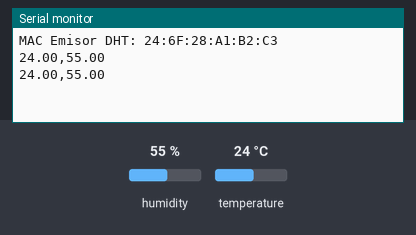
A sketch run on a simulated ESP32. Parts: the last lines printed to the serial monitor. The test bench sets the inputs (shaded band); at power-on: humidity 55 %, temperature 24 °C.

Above: at 10.8 s.
10.9 s: humidity set to 22 %
At 15.8 s:
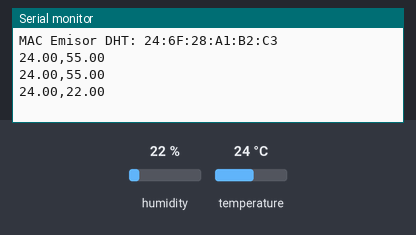
18.4 s: temperature set to 12 °C
At 20.9 s:
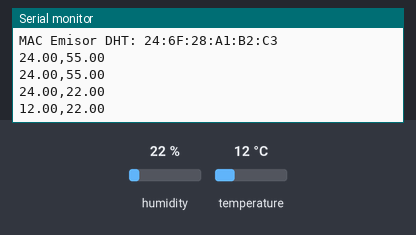
25.9 s: humidity set to 40 %
At 30.9 s:
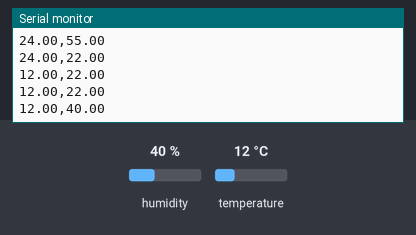
Timing chart, 0 to 32.4 s (numbered marks = the images above; inputs shaded):
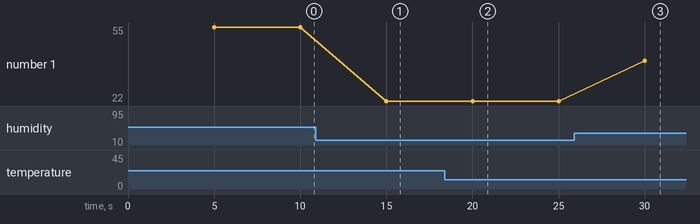

Measured:
- after the input at 10.9 s, the serial monitor: prints a new line after 4.1 s (image 1)
- after the input at 18.4 s, the serial monitor: prints a new line after 1.6 s (image 2)
- after the input at 25.9 s, the serial monitor: prints a new line after 4.1 s (image 3)
- plotted number 1: 55 → 22 after the input at 10.9 s, 22 → 40 after the input at 25.9 s

The sketch:

dht22.ino
```cpp
#include <WiFi.h>
#include <esp_now.h>
#include <DHT.h>
#include <esp_wifi.h>

#define DHTPIN 33
#define DHTTYPE DHT22

DHT dht(DHTPIN, DHTTYPE);

// MAC del receptor (ESP32 #3)
uint8_t broadcastAddress[] = {0x94, 0x54, 0xC5, 0x77, 0x39, 0x78};

// 🔥 ESTRUCTURA UNIFICADA
typedef struct struct_message {
  int tipo;          // 1 = DHT, 2 = suelo
  float temperature;
  float humidity;
  int moisture;
} struct_message;

struct_message dataToSend;

unsigned long tiempo2 = 0;

void setup() {
  Serial.begin(115200);
  dht.begin();

  WiFi.mode(WIFI_STA);
  esp_wifi_set_channel(1, WIFI_SECOND_CHAN_NONE);

  Serial.print("MAC Emisor DHT: ");
  Serial.println(WiFi.macAddress());

  if (esp_now_init() != ESP_OK) {
    Serial.println("Error iniciando ESP-NOW");
    return;
  }

  esp_now_peer_info_t peerInfo = {};
  memcpy(peerInfo.peer_addr, broadcastAddress, 6);
  peerInfo.channel = 0;
  peerInfo.encrypt = false;

  if (esp_now_add_peer(&peerInfo) != ESP_OK) {
    Serial.println("Error agregando peer");
    return;
  }
}

void loop() {

  if (millis() - tiempo2 >= 5000) {
    tiempo2 = millis();

    float h = dht.readHumidity();
    float t = dht.readTemperature();

    if (isnan(h) || isnan(t)) {
      Serial.println("Error leyendo DHT22");
      return;
    }

    // 🔥 LLENAR ESTRUCTURA
    dataToSend.tipo = 1;           // Sensor DHT
    dataToSend.temperature = t;
    dataToSend.humidity = h;
    dataToSend.moisture = 0;      // No aplica

    esp_err_t result = esp_now_send(
      broadcastAddress,
      (uint8_t *)&dataToSend,
      sizeof(dataToSend)
    );

    if (result == ESP_OK) {
      Serial.print(t);
      Serial.print(",");
      Serial.println(h);
    } else {
      Serial.println("Error al enviar");
    }
  }
}
```
